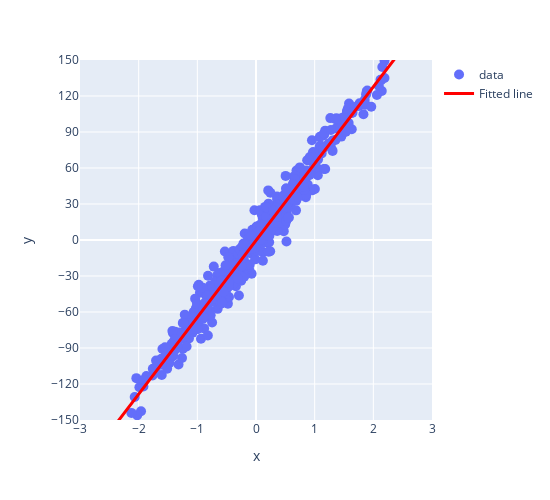

The cell this chart's notebook holds for it:
### Code cell
plot_regression(x,y,sk_model.predict(x))

### Figure 1 — Plotly figure (JSON) as saved in the notebook; plotly's stock layout.template omitted (floating-point values rounded to 4 significant figures; data arrays with more than 128 entries replaced by an {"elided": "..."} marker saying what was removed)
{"data": [{"marker": {"size": 10}, "mode": "markers", "name": "data", "type": "scatter", "x": {"elided": "500 float values"}, "y": {"elided": "500 float values"}}, {"line": {"color": "red", "width": 3}, "mode": "lines", "name": "Fitted line", "type": "scatter", "x": {"elided": "500 float values"}, "y": {"elided": "500 float values"}}], "layout": {"height": 500, "margin": {"t": 60}, "title": {"x": 0.46, "y": 0.93}, "width": 550, "xaxis": {"dtick": 1, "range": [-3, 3], "tick0": -3, "title": {"text": "x"}, "type": "linear"}, "yaxis": {"dtick": 30, "range": [-150, 150], "tick0": -150, "title": {"text": "y"}, "type": "linear"}}}
